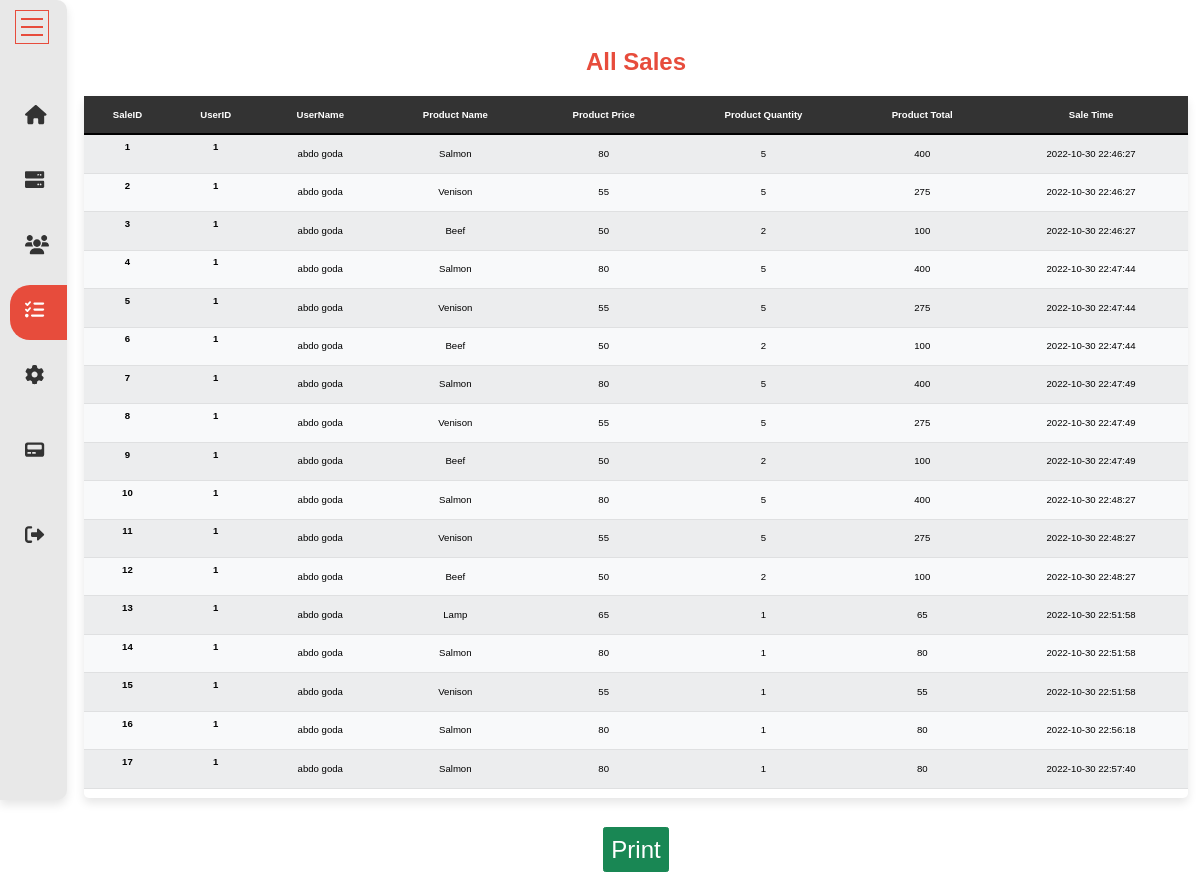
The page /sales.php (signed in) on the database its author committed.
### tables this page shows
CREATE TABLE `sales` (
  `id` int(11) NOT NULL,
  `user_id` int(11) NOT NULL,
  `product_id` int(11) NOT NULL,
  `qty` int(11) NOT NULL,
  `total` varchar(255) NOT NULL,
  `time` timestamp NOT NULL DEFAULT current_timestamp()
);

CREATE TABLE `users` (
  `id` int(11) NOT NULL,
  `name` varchar(255) NOT NULL,
  `email` varchar(255) NOT NULL,
  `phone` varchar(255) NOT NULL,
  `address` varchar(255) NOT NULL,
  `password` varchar(255) NOT NULL
);

CREATE TABLE `products` (
  `id` int(11) NOT NULL,
  `ProdName` varchar(100) NOT NULL,
  `ProdCategory` varchar(100) NOT NULL,
  `ProdPrice` int(11) NOT NULL,
  `ProdCounts` int(11) NOT NULL,
  `ProdImage` varchar(100) NOT NULL
);

### sales.php (the view, shortened to what this page needs)
<?php
@include 'config.php';
?>
<!DOCTYPE html>
<html lang="en">
<head>
  <link rel="stylesheet" href="https://cdnjs.cloudflare.com/ajax/libs/font-awesome/6.2.0/css/all.min.css">
  <link rel="stylesheet" href="css/bootstrap.min.css">
  <link rel="stylesheet" href="css/adminStyle.css">
</head>
<body>
  <?php @include 'adminNav.php';?>
  <center>
    <div class="container mb-5 pb-5">
      <h1 class="heade">All Sales</h1>
      <div class="boxEdit usersEdit pb-5">
        <table class="table table-striped table-light table-border">
          <thead>
            <tr>
              <th scope="col">SaleID</th>
              <th scope="col">UserID</th>
              <th scope="col">UserName</th>
              <th scope="col">Product Name</th>
              <th scope="col">Product Price</th>
              <th scope="col">Product Quantity</th>
              <th scope="col">Product Total</th>
              <th scope="col">Sale Time</th>
            </tr>
          </thead>
          <tbody>
            <?php
              $select_sale = mysqli_query($con,"SELECT * FROM sales")or die("ERROR IN FETCHING SALES DATA!");
              if(mysqli_num_rows($select_sale)>0){
                while($row_sales = mysqli_fetch_assoc($select_sale)){
                  $user_id = $row_sales['user_id'];
                  $select_user = mysqli_query($con,"SELECT * FROM users WHERE id='$user_id'")or die("ERROR IN FETCHING USERS DATA!");
                  $row_user = mysqli_fetch_assoc($select_user);
                  $product_id = $row_sales['product_id'];
                  $select_product = mysqli_query($con,"SELECT * FROM products WHERE id='$product_id'")or die("ERROR IN FETCHING PRODUCTS DATA!");
                  $row_product = mysqli_fetch_assoc($select_product);
                  ?>
            <tr>
              <th scope="row"><?php echo $row_sales['id'];?></th>
              <th><?php echo $user_id;?></th>
              <td><?php echo $row_user['name'];?></td>
              <td><?php echo $row_product['ProdName'];?></td>
              <td><?php echo $row_product['ProdPrice'];?></td>
              <td><?php echo $row_sales['qty'];?></td>
              <td><?php echo $row_sales['total'];?></td>
              <td><?php echo $row_sales['time'];?></td>
            </tr>
            <?php
                }
              }
            ?>
          </tbody>
        </table>
      </div>
      <a href="#" class="btn btn-success my-5 fs-1" onclick="return window.print()">Print</a>
    </div>
  </center>
</body>
</html>

### css/adminStyle.css (style rules this page uses)
:root { --main-color: #2980b9; --red: #e74c3c; --orange: #f39c12; --black: #333; --white: #fff; --light-bg: #e8e8e8; --light-color: #666; --border: 0.1rem solid var(--light-color); --box-shadow: 0 0.5rem 1rem rgba(0, 0, 0, 0.1); }
* { font-family: "Nunito", sans-serif; margin: 0; padding: 0; box-sizing: border-box; outline: none; border: none; text-decoration: none; transition: 0.2s linear; list-style: none; }
html { font-size: 60% !important; overflow-x: hidden; scroll-behavior: smooth; scroll-padding-top: 4rem; }
.container { margin: auto; margin-top: 5rem; margin-left: 8rem; width: calc(100% - 8.5rem) !important; max-width: 100%; height: 100vh; display: flex; align-items: center; justify-content: flex-start; flex-direction: column; }
.container .boxEdit { text-align: center; padding: 1rem 2rem; border-radius: 0.5rem; box-shadow: var(--box-shadow); background-color: var(--white); border: var(--border); width: 50%; }
.usersEdit { width: 100% !important; padding: 0rem !important; }
table thead tr, table thead th { background-color: #333 !important; color: #fff; }
table tbody td, table thead th { padding: 1.2rem 1rem !important; }
h1.heade { font-weight: bold; color: var(--red); margin-bottom: 2rem; }

### sales.php (style rules this page uses)
.boxEdit { border: none !important; }

### rows shown on the page
sales: id "1", user "1", user.name "abdo goda", product.ProdName "Salmon", product.ProdPrice "80", qty "5", total "400", time "2022-10-30 22:46:27"
sales: id "2", user "1", user.name "abdo goda", product.ProdName "Venison", product.ProdPrice "55", qty "5", total "275", time "2022-10-30 22:46:27"
sales: id "3", user "1", user.name "abdo goda", product.ProdName "Beef", product.ProdPrice "50", qty "2", total "100", time "2022-10-30 22:46:27"
sales: id "4", user "1", user.name "abdo goda", product.ProdName "Salmon", product.ProdPrice "80", qty "5", total "400", time "2022-10-30 22:47:44"
sales: id "5", user "1", user.name "abdo goda", product.ProdName "Venison", product.ProdPrice "55", qty "5", total "275", time "2022-10-30 22:47:44"
sales: id "6", user "1", user.name "abdo goda", product.ProdName "Beef", product.ProdPrice "50", qty "2", total "100", time "2022-10-30 22:47:44"
sales: id "7", user "1", user.name "abdo goda", product.ProdName "Salmon", product.ProdPrice "80", qty "5", total "400", time "2022-10-30 22:47:49"
sales: id "8", user "1", user.name "abdo goda", product.ProdName "Venison", product.ProdPrice "55", qty "5", total "275", time "2022-10-30 22:47:49"
sales: id "9", user "1", user.name "abdo goda", product.ProdName "Beef", product.ProdPrice "50", qty "2", total "100", time "2022-10-30 22:47:49"
sales: id "10", user "1", user.name "abdo goda", product.ProdName "Salmon", product.ProdPrice "80", qty "5", total "400", time "2022-10-30 22:48:27"
sales: id "11", user "1", user.name "abdo goda", product.ProdName "Venison", product.ProdPrice "55", qty "5", total "275", time "2022-10-30 22:48:27"
sales: id "12", user "1", user.name "abdo goda", product.ProdName "Beef", product.ProdPrice "50", qty "2", total "100", time "2022-10-30 22:48:27"
sales: id "13", user "1", user.name "abdo goda", product.ProdName "Lamp", product.ProdPrice "65", qty "1", total "65", time "2022-10-30 22:51:58"
sales: id "14", user "1", user.name "abdo goda", product.ProdName "Salmon", product.ProdPrice "80", qty "1", total "80", time "2022-10-30 22:51:58"
sales: id "15", user "1", user.name "abdo goda", product.ProdName "Venison", product.ProdPrice "55", qty "1", total "55", time "2022-10-30 22:51:58"
sales: id "16", user "1", user.name "abdo goda", product.ProdName "Salmon", product.ProdPrice "80", qty "1", total "80", time "2022-10-30 22:56:18"
sales: id "17", user "1", user.name "abdo goda", product.ProdName "Salmon", product.ProdPrice "80", qty "1", total "80", time "2022-10-30 22:57:40"
